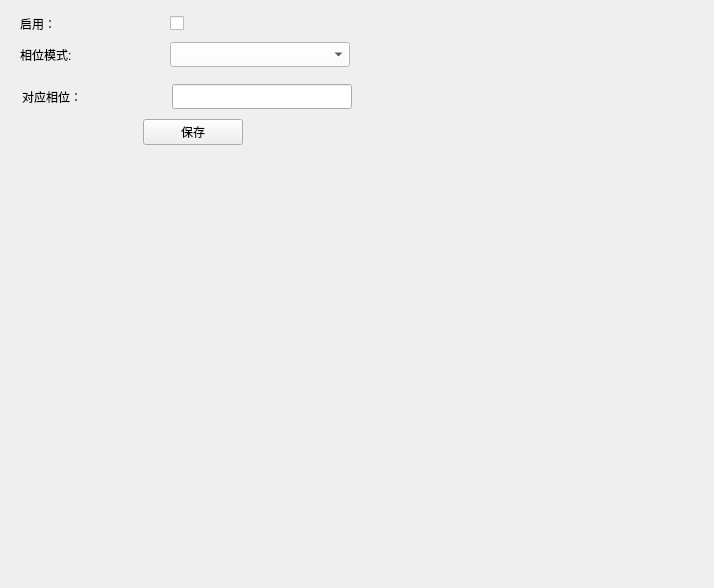
<?xml version="1.0" encoding="UTF-8"?>
<ui version="4.0">
 <class>Dlg_PowerSyn</class>
 <widget class="QWidget" name="Dlg_PowerSyn">
  <property name="geometry">
   <rect>
    <x>0</x>
    <y>0</y>
    <width>714</width>
    <height>588</height>
   </rect>
  </property>
  <property name="windowTitle">
   <string>Dlg_PowerSyn</string>
  </property>
  <layout class="QVBoxLayout" name="verticalLayout">
   <item>
    <layout class="QHBoxLayout" name="horizontalLayout">
     <property name="spacing">
      <number>0</number>
     </property>
     <property name="leftMargin">
      <number>9</number>
     </property>
     <item>
      <widget class="QLabel" name="label">
       <property name="minimumSize">
        <size>
         <width>150</width>
         <height>0</height>
        </size>
       </property>
       <property name="text">
        <string>启用：</string>
       </property>
      </widget>
     </item>
     <item>
      <widget class="QCheckBox" name="checkBox">
       <property name="minimumSize">
        <size>
         <width>180</width>
         <height>25</height>
        </size>
       </property>
       <property name="text">
        <string/>
       </property>
      </widget>
     </item>
     <item>
      <spacer name="horizontalSpacer_2">
       <property name="orientation">
        <enum>Qt::Horizontal</enum>
       </property>
       <property name="sizeHint" stdset="0">
        <size>
         <width>40</width>
         <height>20</height>
        </size>
       </property>
      </spacer>
     </item>
    </layout>
   </item>
   <item>
    <layout class="QHBoxLayout" name="horizontalLayout_2">
     <property name="spacing">
      <number>0</number>
     </property>
     <property name="leftMargin">
      <number>9</number>
     </property>
     <item>
      <widget class="QLabel" name="label_2">
       <property name="minimumSize">
        <size>
         <width>150</width>
         <height>0</height>
        </size>
       </property>
       <property name="maximumSize">
        <size>
         <width>80</width>
         <height>16777215</height>
        </size>
       </property>
       <property name="text">
        <string>相位模式:</string>
       </property>
      </widget>
     </item>
     <item>
      <widget class="QComboBox" name="com_type">
       <property name="minimumSize">
        <size>
         <width>180</width>
         <height>25</height>
        </size>
       </property>
       <property name="maximumSize">
        <size>
         <width>150</width>
         <height>16777215</height>
        </size>
       </property>
       <property name="styleSheet">
        <string notr="true">background-color: rgb(255, 255, 255);
color: rgb(0, 0, 0);</string>
       </property>
      </widget>
     </item>
     <item>
      <spacer name="horizontalSpacer_4">
       <property name="orientation">
        <enum>Qt::Horizontal</enum>
       </property>
       <property name="sizeHint" stdset="0">
        <size>
         <width>40</width>
         <height>20</height>
        </size>
       </property>
      </spacer>
     </item>
    </layout>
   </item>
   <item>
    <widget class="QStackedWidget" name="stackedWidget">
     <property name="currentIndex">
      <number>1</number>
     </property>
     <widget class="QWidget" name="page">
      <layout class="QVBoxLayout" name="verticalLayout_3" stretch="0,0">
       <property name="spacing">
        <number>10</number>
       </property>
       <property name="leftMargin">
        <number>0</number>
       </property>
       <property name="topMargin">
        <number>0</number>
       </property>
       <property name="rightMargin">
        <number>0</number>
       </property>
       <property name="bottomMargin">
        <number>0</number>
       </property>
       <item>
        <layout class="QHBoxLayout" name="horizontalLayout_5">
         <property name="spacing">
          <number>0</number>
         </property>
         <property name="leftMargin">
          <number>9</number>
         </property>
         <item>
          <widget class="QLabel" name="label_4">
           <property name="minimumSize">
            <size>
             <width>150</width>
             <height>25</height>
            </size>
           </property>
           <property name="text">
            <string>固定相位门：</string>
           </property>
          </widget>
         </item>
         <item>
          <widget class="QLabel" name="label_24">
           <property name="minimumSize">
            <size>
             <width>180</width>
             <height>0</height>
            </size>
           </property>
           <property name="text">
            <string/>
           </property>
          </widget>
         </item>
         <item>
          <spacer name="horizontalSpacer_10">
           <property name="orientation">
            <enum>Qt::Horizontal</enum>
           </property>
           <property name="sizeHint" stdset="0">
            <size>
             <width>40</width>
             <height>20</height>
            </size>
           </property>
          </spacer>
         </item>
        </layout>
       </item>
       <item>
        <layout class="QHBoxLayout" name="horizontalLayout_6">
         <property name="spacing">
          <number>20</number>
         </property>
         <item>
          <layout class="QGridLayout" name="gridLayout">
           <property name="horizontalSpacing">
            <number>50</number>
           </property>
           <property name="verticalSpacing">
            <number>20</number>
           </property>
           <item row="0" column="2">
            <widget class="QLabel" name="label_7">
             <property name="minimumSize">
              <size>
               <width>100</width>
               <height>0</height>
              </size>
             </property>
             <property name="text">
              <string>对应相门</string>
             </property>
            </widget>
           </item>
           <item row="1" column="1">
            <widget class="QLabel" name="label_9">
             <property name="text">
              <string>100</string>
             </property>
            </widget>
           </item>
           <item row="1" column="2">
            <widget class="QLineEdit" name="ledt_100">
             <property name="minimumSize">
              <size>
               <width>100</width>
               <height>25</height>
              </size>
             </property>
            </widget>
           </item>
           <item row="0" column="1">
            <widget class="QLabel" name="label_6">
             <property name="minimumSize">
              <size>
               <width>150</width>
               <height>25</height>
              </size>
             </property>
             <property name="text">
              <string>等效快门</string>
             </property>
            </widget>
           </item>
           <item row="6" column="2">
            <widget class="QLineEdit" name="ledt_3200">
             <property name="minimumSize">
              <size>
               <width>100</width>
               <height>25</height>
              </size>
             </property>
            </widget>
           </item>
           <item row="5" column="2">
            <widget class="QLineEdit" name="ledt_1600">
             <property name="minimumSize">
              <size>
               <width>100</width>
               <height>25</height>
              </size>
             </property>
            </widget>
           </item>
           <item row="8" column="2">
            <widget class="QLineEdit" name="ledt_12800">
             <property name="minimumSize">
              <size>
               <width>100</width>
               <height>25</height>
              </size>
             </property>
            </widget>
           </item>
           <item row="2" column="1">
            <widget class="QLabel" name="label_11">
             <property name="text">
              <string>200</string>
             </property>
            </widget>
           </item>
           <item row="4" column="0">
            <widget class="QLabel" name="label_14">
             <property name="text">
              <string>4</string>
             </property>
            </widget>
           </item>
           <item row="7" column="2">
            <widget class="QLineEdit" name="ledt_6400">
             <property name="minimumSize">
              <size>
               <width>100</width>
               <height>25</height>
              </size>
             </property>
            </widget>
           </item>
           <item row="2" column="0">
            <widget class="QLabel" name="label_10">
             <property name="minimumSize">
              <size>
               <width>0</width>
               <height>25</height>
              </size>
             </property>
             <property name="text">
              <string>2</string>
             </property>
            </widget>
           </item>
           <item row="6" column="0">
            <widget class="QLabel" name="label_18">
             <property name="text">
              <string>6</string>
             </property>
            </widget>
           </item>
           <item row="3" column="0">
            <widget class="QLabel" name="label_12">
             <property name="text">
              <string>3</string>
             </property>
            </widget>
           </item>
           <item row="5" column="1">
            <widget class="QLabel" name="label_17">
             <property name="text">
              <string>1600</string>
             </property>
            </widget>
           </item>
           <item row="3" column="1">
            <widget class="QLabel" name="label_13">
             <property name="text">
              <string>400</string>
             </property>
            </widget>
           </item>
           <item row="4" column="1">
            <widget class="QLabel" name="label_15">
             <property name="text">
              <string>800</string>
             </property>
            </widget>
           </item>
           <item row="6" column="1">
            <widget class="QLabel" name="label_19">
             <property name="text">
              <string>3200</string>
             </property>
            </widget>
           </item>
           <item row="8" column="0">
            <widget class="QLabel" name="label_22">
             <property name="text">
              <string>8</string>
             </property>
            </widget>
           </item>
           <item row="7" column="1">
            <widget class="QLabel" name="label_21">
             <property name="text">
              <string>6400</string>
             </property>
            </widget>
           </item>
           <item row="5" column="0">
            <widget class="QLabel" name="label_16">
             <property name="text">
              <string>5</string>
             </property>
            </widget>
           </item>
           <item row="0" column="0">
            <widget class="QLabel" name="label_5">
             <property name="minimumSize">
              <size>
               <width>150</width>
               <height>25</height>
              </size>
             </property>
             <property name="text">
              <string>编号</string>
             </property>
            </widget>
           </item>
           <item row="7" column="0">
            <widget class="QLabel" name="label_20">
             <property name="text">
              <string>7</string>
             </property>
            </widget>
           </item>
           <item row="2" column="2">
            <widget class="QLineEdit" name="ledt_200">
             <property name="minimumSize">
              <size>
               <width>0</width>
               <height>25</height>
              </size>
             </property>
            </widget>
           </item>
           <item row="8" column="1">
            <widget class="QLabel" name="label_23">
             <property name="text">
              <string>12800</string>
             </property>
            </widget>
           </item>
           <item row="1" column="0">
            <widget class="QLabel" name="label_8">
             <property name="text">
              <string>1</string>
             </property>
            </widget>
           </item>
           <item row="3" column="2">
            <widget class="QLineEdit" name="ledt_400">
             <property name="minimumSize">
              <size>
               <width>100</width>
               <height>25</height>
              </size>
             </property>
            </widget>
           </item>
           <item row="4" column="2">
            <widget class="QLineEdit" name="ledt_800">
             <property name="minimumSize">
              <size>
               <width>100</width>
               <height>25</height>
              </size>
             </property>
            </widget>
           </item>
           <item row="9" column="1">
            <widget class="QPushButton" name="btn_save">
             <property name="minimumSize">
              <size>
               <width>100</width>
               <height>25</height>
              </size>
             </property>
             <property name="text">
              <string>保存</string>
             </property>
            </widget>
           </item>
          </layout>
         </item>
         <item>
          <spacer name="horizontalSpacer_11">
           <property name="orientation">
            <enum>Qt::Horizontal</enum>
           </property>
           <property name="sizeHint" stdset="0">
            <size>
             <width>40</width>
             <height>20</height>
            </size>
           </property>
          </spacer>
         </item>
        </layout>
       </item>
      </layout>
     </widget>
     <widget class="QWidget" name="page_2">
      <layout class="QVBoxLayout" name="verticalLayout_2">
       <property name="spacing">
        <number>10</number>
       </property>
       <item>
        <layout class="QHBoxLayout" name="horizontalLayout_3">
         <property name="spacing">
          <number>0</number>
         </property>
         <item>
          <widget class="QLabel" name="label_3">
           <property name="minimumSize">
            <size>
             <width>150</width>
             <height>25</height>
            </size>
           </property>
           <property name="maximumSize">
            <size>
             <width>80</width>
             <height>16777215</height>
            </size>
           </property>
           <property name="text">
            <string>对应相位：</string>
           </property>
          </widget>
         </item>
         <item>
          <widget class="QLineEdit" name="ledt_xw">
           <property name="minimumSize">
            <size>
             <width>180</width>
             <height>25</height>
            </size>
           </property>
           <property name="maximumSize">
            <size>
             <width>150</width>
             <height>16777215</height>
            </size>
           </property>
          </widget>
         </item>
         <item>
          <spacer name="horizontalSpacer_6">
           <property name="orientation">
            <enum>Qt::Horizontal</enum>
           </property>
           <property name="sizeHint" stdset="0">
            <size>
             <width>40</width>
             <height>20</height>
            </size>
           </property>
          </spacer>
         </item>
        </layout>
       </item>
       <item>
        <layout class="QHBoxLayout" name="horizontalLayout_4">
         <item>
          <widget class="QWidget" name="widget" native="true">
           <layout class="QHBoxLayout" name="horizontalLayout_7">
            <property name="spacing">
             <number>0</number>
            </property>
            <property name="leftMargin">
             <number>0</number>
            </property>
            <property name="topMargin">
             <number>0</number>
            </property>
            <property name="rightMargin">
             <number>0</number>
            </property>
            <property name="bottomMargin">
             <number>0</number>
            </property>
           </layout>
          </widget>
         </item>
         <item>
          <widget class="QWidget" name="widget_2" native="true">
           <property name="minimumSize">
            <size>
             <width>330</width>
             <height>0</height>
            </size>
           </property>
           <property name="maximumSize">
            <size>
             <width>330</width>
             <height>16777215</height>
            </size>
           </property>
           <layout class="QHBoxLayout" name="horizontalLayout_8">
            <property name="spacing">
             <number>0</number>
            </property>
            <property name="leftMargin">
             <number>0</number>
            </property>
            <property name="topMargin">
             <number>0</number>
            </property>
            <property name="rightMargin">
             <number>0</number>
            </property>
            <property name="bottomMargin">
             <number>0</number>
            </property>
            <item>
             <spacer name="horizontalSpacer">
              <property name="orientation">
               <enum>Qt::Horizontal</enum>
              </property>
              <property name="sizeHint" stdset="0">
               <size>
                <width>48</width>
                <height>18</height>
               </size>
              </property>
             </spacer>
            </item>
            <item>
             <widget class="QPushButton" name="bnt_save2">
              <property name="minimumSize">
               <size>
                <width>100</width>
                <height>25</height>
               </size>
              </property>
              <property name="text">
               <string>保存</string>
              </property>
             </widget>
            </item>
            <item>
             <spacer name="horizontalSpacer_7">
              <property name="orientation">
               <enum>Qt::Horizontal</enum>
              </property>
              <property name="sizeHint" stdset="0">
               <size>
                <width>40</width>
                <height>18</height>
               </size>
              </property>
             </spacer>
            </item>
           </layout>
          </widget>
         </item>
         <item>
          <spacer name="horizontalSpacer_8">
           <property name="orientation">
            <enum>Qt::Horizontal</enum>
           </property>
           <property name="sizeHint" stdset="0">
            <size>
             <width>40</width>
             <height>20</height>
            </size>
           </property>
          </spacer>
         </item>
        </layout>
       </item>
       <item>
        <spacer name="verticalSpacer_3">
         <property name="orientation">
          <enum>Qt::Vertical</enum>
         </property>
         <property name="sizeHint" stdset="0">
          <size>
           <width>18</width>
           <height>256</height>
          </size>
         </property>
        </spacer>
       </item>
      </layout>
     </widget>
    </widget>
   </item>
   <item>
    <spacer name="verticalSpacer">
     <property name="orientation">
      <enum>Qt::Vertical</enum>
     </property>
     <property name="sizeHint" stdset="0">
      <size>
       <width>20</width>
       <height>40</height>
      </size>
     </property>
    </spacer>
   </item>
  </layout>
 </widget>
 <layoutdefault spacing="6" margin="11"/>
 <resources/>
 <connections/>
</ui>
